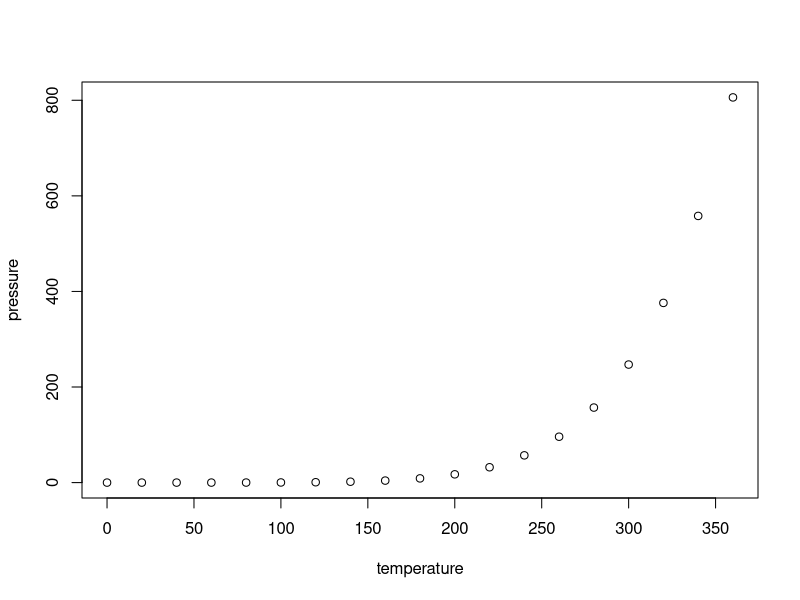
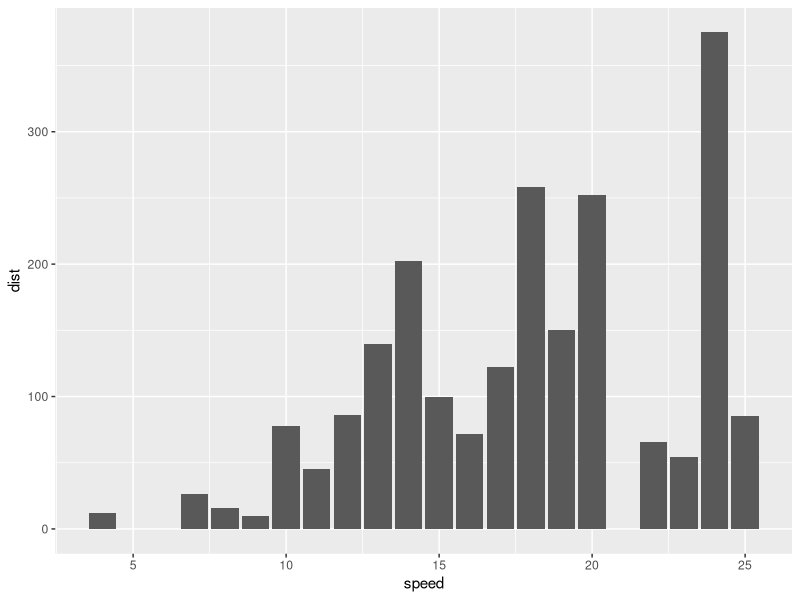

The R script that drew these images, in order:
## ---- chunk 1
knitr::opts_chunk$set(echo = TRUE)
## ---- chunk 2
summary(cars)
## ---- chunk 3
plot(pressure)

#create second plot
library(tidyverse)
ggplot(cars, aes(x = speed, y = dist)) +
  geom_col()

